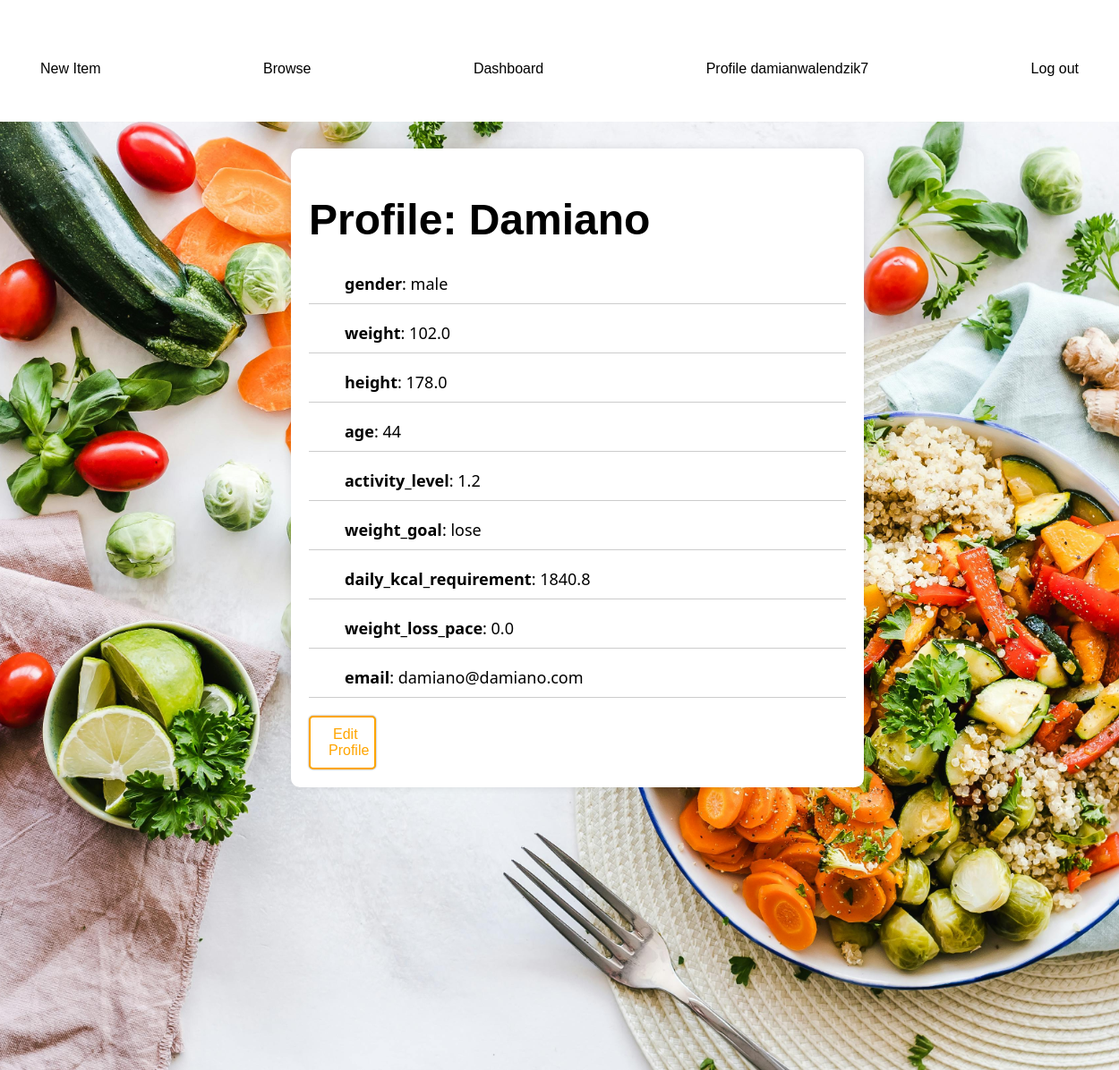
Page /api/profile/Damiano/ (signed in) on the committed database.
### products/models.py (models this page shows, shortened)
class UserProfile(models.Model):
    GENDER_CHOICES = [
        ('male', 'Male'),
        ('female', 'Female')
    ]
    WEIGHT_GOAL_CHOICES = [
        ('lose', 'Lose'),
        ('maintain', 'Maintain'),
        ('gain', 'Gain')
    ]
    ACTIVITY_LEVEL_CHOICES = [
        (1.2, 'Sedentary (little to no exercise)'),
        (1.375, 'Lightly active (light exercise/sports 1-3 days/week)'),
        (1.55, 'Moderately active (moderate exercise/sports 3-5 days/week)'),
        (1.725, 'Very active (hard exercise/sports 6-7 days a week)'),
        (1.9, 'Extra active (very hard exercise/sports & physical job)')
    ]
    WEIGHT_CHANGE_PACE_CHOICES = [
        (-1.0, '-1.0'), (-0.9, '-0.9'), (-0.8, '-0.8'),
        (-0.7, '-0.7'), (-0.6, '-0.6'), (-0.5, '-0.5'),
        (-0.4, '-0.4'), (-0.3, '-0.3'), (-0.2, '-0.2'),
        (-0.1, '-0.1'), (0.0, '0.0'), (0.1, '0.1'),
        (0.2, '0.2'), (0.3, '0.3'), (0.4, '0.4'),
        (0.5, '0.5'), (0.6, '0.6'), (0.7, '0.7'),
        (0.8, '0.8'), (0.9, '0.9'), (1.0, '1.0'),
    ]
    user = models.OneToOneField(User, on_delete=models.CASCADE)
    gender = models.CharField(choices=GENDER_CHOICES, max_length=6)
    weight = models.FloatField()
    height = models.FloatField()
    age = models.IntegerField(validators=[MinValueValidator(0), MaxValueValidator(120)])
    activity_level = models.FloatField(choices=ACTIVITY_LEVEL_CHOICES)
    weight_goal = models.CharField(choices=WEIGHT_GOAL_CHOICES, max_length=8)
    weight_loss_pace = models.FloatField(choices=WEIGHT_CHANGE_PACE_CHOICES, default=0)
    date=models.DateField(default=datetime.now)
    email=models.EmailField()
    @property
    def daily_kcal_requirement(self):
        if self.weight_goal == "lose":
            goal_multiplier = 0.8
        elif self.weight_goal == "maintain":
            goal_multiplier = 1
        else:
            goal_multiplier = 1.2
        if self.gender == 'male':
            bmr = 10 * self.weight + 6.25 * self.height - 5 * self.age + 5
        if self.gender == 'female':
            bmr = 10 * self.weight + 6.25 * self.height - 5 * self.age - 161
        kcal_requirement = bmr * goal_multiplier * self.activity_level
        return kcal_requirement
    @property
    def calories_consumed_on_date(self):
        consumed_kcal = FoodConsumption.objects.filter(user=self.user, date_consumed=self.date).aggregate(
            total=Sum(ExpressionWrapper(F('product__total_kcal') * F('amount_consumed')/100,output_field=FloatField())))['total'] or 0
        return consumed_kcal
    def calories_left(self):
        calories_left = self.daily_kcal_requirement - self.calories_consumed_on_date
        return calories_left

### products/views.py (the view)
class UserProfileAPIView(generics.ListAPIView):
    authentication_classes = [SessionAuthentication]
    permission_classes = [IsAuthenticated]
    queryset = UserProfile.objects.all()
    serializer_class = UserProfileSerializer
    lookup_field = 'username'
    renderer_classes = [TemplateHTMLRenderer]
    def get(self, request, *args, **kwargs):
        username = kwargs.get('username')
        queryset = UserProfile.objects.filter(user__username=username)
        serializer = self.get_serializer(queryset, many=True)
        user_profile_data = serializer.data[0]
        print(user_profile_data)
        del(user_profile_data['user'])
        del(user_profile_data['date'])
        del(user_profile_data['calories_left'])
        del(user_profile_data['calories_consumed_on_date'])
        context = {'user_profile': user_profile_data, 'username': username}
        return Response(context, template_name="products/profile.html", status=status.HTTP_200_OK)

### products/serializers.py (called while the page is built)
    def get_calories_consumed_on_date(self, obj):
        return obj.calories_consumed_on_date

### products/templates/products/profile.html (shortened to what this page needs)
{% extends 'products/base.html' %}
{% block content %}
<div class="block-content-profile">
  <h1><strong>Profile</strong>: {{ username }}</h1>
    {% for key, value in user_profile.items %}
      <ul class="profile-items"><strong>{{ key }}</strong>: {{ value }}</ul>
    {% endfor %}
    <a href="{% url 'edit_profile' username %}" class="edit-link">
      <button id="edit-Btn" class="edit-button">
           Edit Profile
      </button>
  </a>
{% endblock %}

### products/templates/products/base.html (shortened to what this page needs)
{% load static %}
<!DOCTYPE html>
<html>
<head>
    <link rel="stylesheet" href='{% static "products/css/base.css" %}' />
</head>
<body>
    <nav class="navbar">
        <a href="/" class="navbar text header">Kcal counting app</a>
        <div class="navbar container">
            <a href="{% url 'create-product' %}" class="link new-item-link">New Item</a>
            <a href="#" class="link browse-link">Browse</a>
            {% if user.is_authenticated %}
                <a href="{% url 'dashboard' request.user.username %}" class="link dashboard-link">Dashboard</a>
                <a href="{% url 'profile_view' user.username %}" class="link login-link">Profile {{ user.username }}</a>
                <a href="{% url 'logout' %}" class="link logout-link">Log out</a>
            {% else %}
                <a href="{% url 'register' %}" class="link signup-link">Sign up</a>
                <a href="{% url 'login' %}" class="link login-link">Log in</a>
            {% endif %}
        </div>
    </nav>
    <div class="content">
            {% block content %}
            {% endblock %}
    </div>
    <footer class="footer">
        <div class="container container-footer">
            <h3 class="text footer-header">About</h3>
            <p class="footer-text">
            </p>
        </div>
        <div class="footer-links">
            <h3 class="footer-links">Menu</h3>
            <ul>
                <li>
                    <a href="#" class="link contact-link">Contact</a>
                </li>
                <li>
                    <a href="#" class="link privacy-link">Privacy</a>
                </li>
                <li>
                    <a href="#" class="link terms-link">Terms of use</a>
                </li>
            </ul>
        </div>
    </footer>
</body>
</html>

### products/static/products/css/base.css (style rules this page uses)
body { font-family: Arial, sans-serif; margin: 0; padding: 0; }
.container { max-width: 1200px; margin: 0 auto; padding: 0 20px; }
.navbar { background-color: #FFFFFFE9; padding: 20px 0; color: #fff; }
.navbar.text { text-decoration: none; }
.navbar .container { display: flex; justify-content: space-between; }
.link { display: inline-block; padding: 10px 20px; border-radius: 20px; background-color: #FFFFFFE9; color: #000000; text-decoration: none; transition: background-color 0.3s ease; }
.content { position: relative; padding: 20px; color: #333; width: 100%; min-height: calc(100vh - 150px); font-size: 24px; z-index: 1; }
.footer { background-color: #555454CC; padding: 30px 0; color: #fff; z-index: 500; }
.footer-header { margin: 20px; }
.footer .container-footer { display: flex; align-items: center; }
.footer-links { margin: 20px; }
.footer-links ul { padding: 0; margin: 20px; display: flex; list-style: none; }
.footer-links li { margin-right: 20px; }
.footer .link { padding: 10px 20px; border-radius: 20px; background-color: #555454CC; color: #fff; text-decoration: none; transition: background-color 0.3s ease; }
.block-content-profile { position: relative; z-index: 1000; color: #000000 !important; background-color: #ffffff; width: calc(100% - 20px); max-width: 600px; padding: 20px; border-radius: 10px; margin-top: 10px; box-shadow: 0 0 10px rgba(0, 0, 0, 0.1); margin-bottom: 20px; left: 50%; transform: translateX(-50%); }
.profile-items { font-family: 'Segoe UI', Tahoma, Geneva, Verdana, sans-serif; font-size: 18px; margin-bottom: 20px; border-bottom: 1px solid #ccc; padding-bottom: 10px; }
.edit-button { background-color: #fff; border: 2px solid transparent; border-radius: 5px; padding: 10px 20px; font-size: 16px; color: orange; border-color: orange; cursor: pointer; transition: background-color 0.3s, border-color 0.3s, color 0.3s; }
button { width: 75px; cursor: pointer; box-shadow: 0px 0px 2px gray; border: none; outline: none; padding: 5px; border-radius: 5px; color: white; }

### rows in the picture
UserProfile: user_profile "102.0" "178.0" "damiano@damiano.com"

### other values in the picture
{{ user.username }} "damianwalendzik7"
{{ username }} "Damiano"
{{ key }} "gender" "weight" "height" "age" "activity_level" "weight_goal" "daily_kcal_requirement" "weight_loss_pace" "email"
{{ value }} "male" "44" "1.2" "lose" "1840.8" "0.0"
